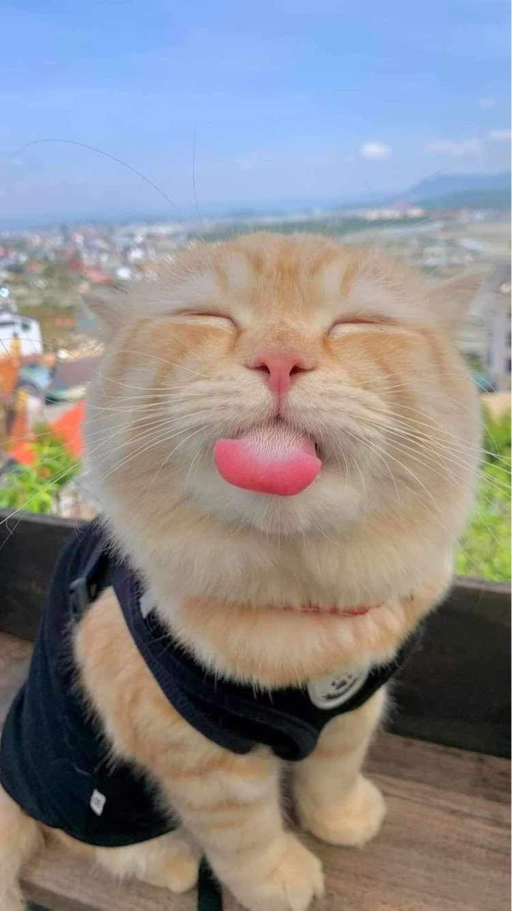
#> input picture practice_images/cats_4.jpg, 1024 x 1821 px, found by its file name (shown at 1/2 size)
$ python image_transformation.py
#> lines starting #> are read from the running program, lines starting #| are printed output that depends on the picture
#> further down, img is the input picture: shape (1821, 1024, 3); mean B, G, R 140.6, 138.4, 141.3
### rescaling.py
import cv2 as cv
def rescaled_frame(frame,scale=0.75):
#> called with scale = 0.5
    width=int(frame.shape[1]*scale)
#> width = 512
    height=int(frame.shape[0]*scale)
#> height = 910
    dimensions=(width,height)
#> dimensions = (512, 910)

    return cv.resize(frame,dimensions,interpolation=cv.INTER_AREA)
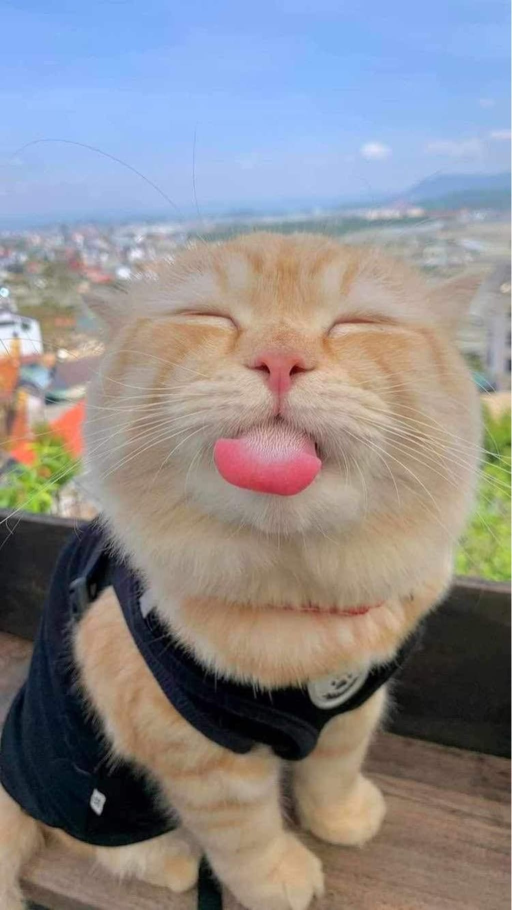
#> returned value: shape (910, 512, 3); mean of channels 0, 1, 2 140.6, 138.4, 141.3; drawn as B, G, R
#The example code :
    capture=cv.VideoCapture("D:\CV_practice\practice_videos\dog_video1.mp4")
# [9 lines of commented-out code are left out]

### image_transformation.py
#Uncomment the waitkey and imshow when running .
import cv2 as cv
import numpy as np
from rescaling import rescaled_frame

img=cv.imread("D:\CV_practice\practice_images\cats_4.jpg")

rescaled_image=rescaled_frame(img,0.5)
#cv.imshow('image',rescaled_image)

#Translating : it means to change the position of the image within the grid (moving it right or left and up or down).
def translate(img ,X ,Y):
#> called with X = 100, Y = 100
    transMat=np.float32([[1,0,X],[0,1,Y]])
    dimensions=(img.shape[1],img.shape[0])
#> dimensions = (512, 910)
    return cv.warpAffine(img,transMat,dimensions)
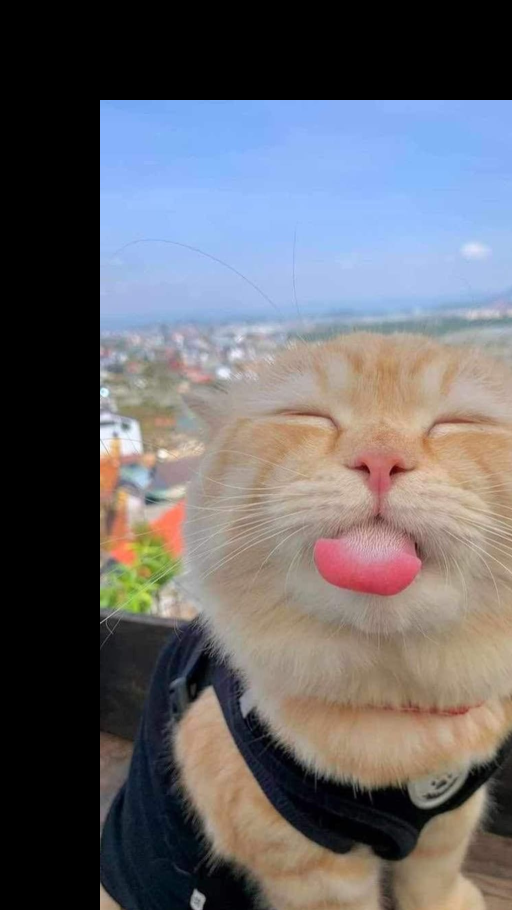
#> returned value: shape (910, 512, 3); mean of channels 0, 1, 2 105.7, 101.4, 102.9; drawn as B, G, R

# >> -x : shifting the image to left
#->> x : shifting the image to the right
#->> y : shifting the image downwards
#->> -y : shifting the image upwards
translated_image=translate(rescaled_image,100,100)
#cv.imshow('translated',translated_image)

#Rotating an image :
def rotate(img,angle,rotPoint=None):
#> called with angle = 45
    (height,width)=img.shape[:2]
#> height = 910; width = 512
    if rotPoint is None:
        rotPoint=(width//2,height//2)
#> rotPoint = (256, 455)
    rotMat=cv.getRotationMatrix2D(rotPoint,angle,1.0)
    dimensions=(width,height)
#> dimensions = (512, 910)
    return cv.warpAffine(img,rotMat,dimensions)
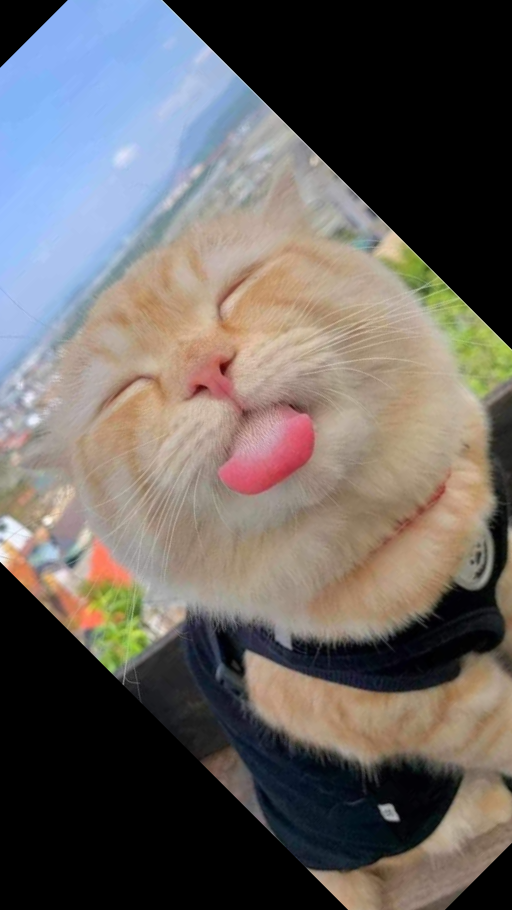
#> returned value: shape (910, 512, 3); mean of channels 0, 1, 2 97.5, 100.4, 105.6; drawn as B, G, R
#here Dsize is used to set the dimensions of the canvas so by using the
#dimensions from the original image both of them will have same dimensions.
rotated=rotate(rescaled_image,45)
#cv.imshow('rotated',rotated)

#Flipping an image
flip=cv.flip(rescaled_image,1) #Can use 0 for vertical flip , 1 for horizoantal flip(mirror image), -1 for both vertical and horizontal.
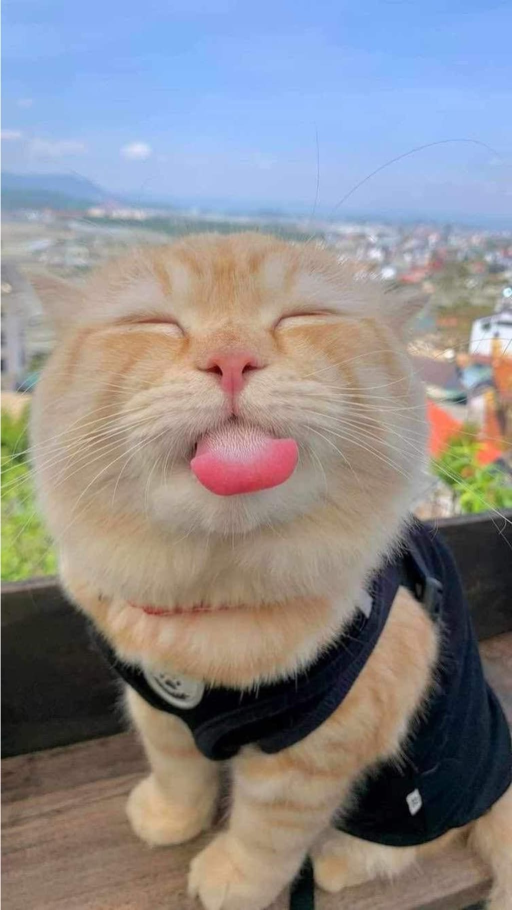
#> flip: shape (910, 512, 3); mean B, G, R 140.6, 138.4, 141.3
#cv.imshow('flipped',flip)

#cv.waitKey(0)
